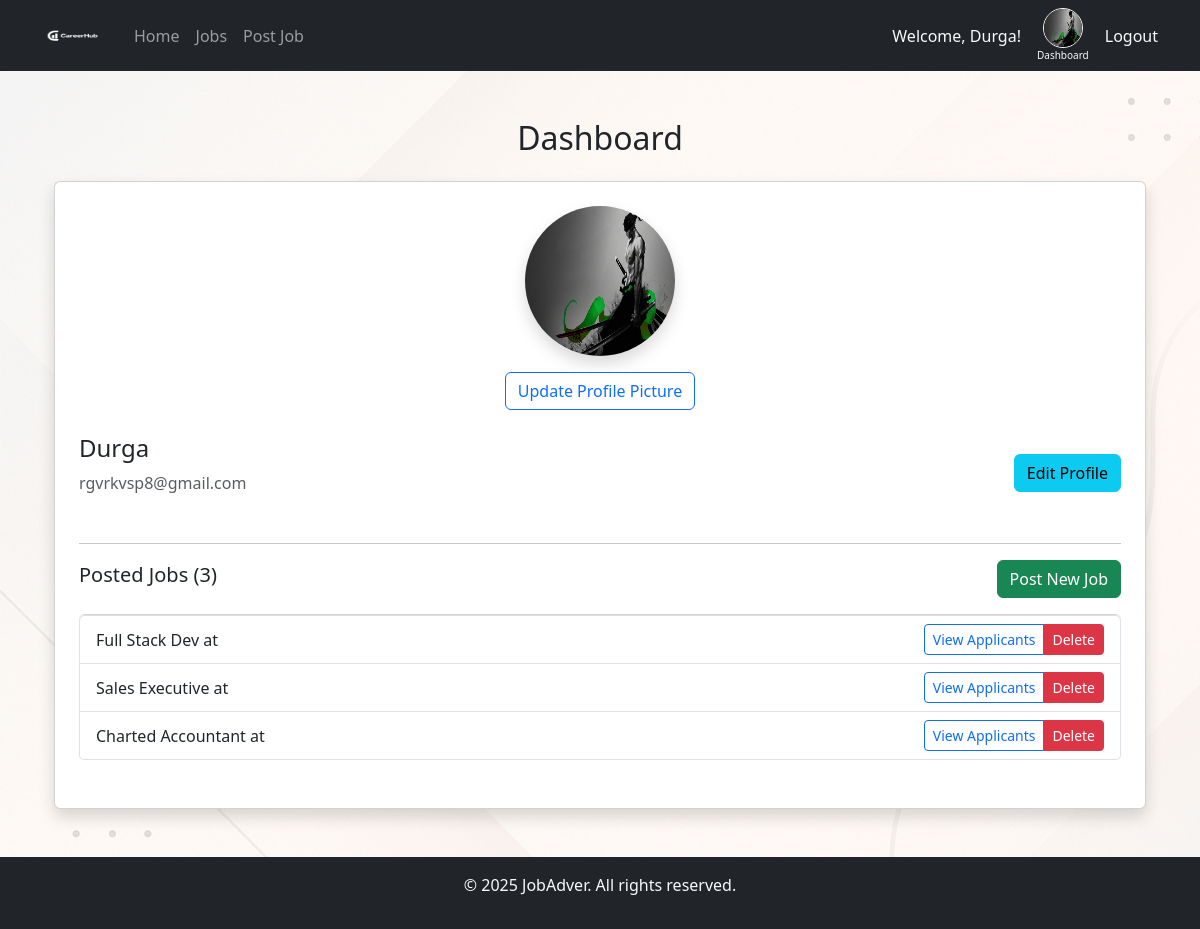
Page /dashboard/ (signed in) on the committed database.
### job_app/models.py (models this page shows, shortened)
class CustomUser(AbstractUser):
    USER_TYPE_CHOICES = (
        ('employer', 'Employer'),
        ('employee', 'Employee'),
    )
    user_type = models.CharField(max_length=10, choices=USER_TYPE_CHOICES, default='employee')

class Profile(models.Model):
    USER_TYPE_CHOICES = (
        ('employee', 'Employee'),
        ('employer', 'Employer'),
    )
    user = models.OneToOneField(settings.AUTH_USER_MODEL, on_delete=models.CASCADE)
    user_type = models.CharField(max_length=20, choices=USER_TYPE_CHOICES)
    profile_picture = models.ImageField(upload_to='profile_pics/', null=True, blank=True)

class Job(models.Model):
    JobRole = models.CharField(max_length=200)
    company = models.CharField(max_length=200)
    location = models.CharField(max_length=200)
    category = models.CharField(max_length=100)
    description = models.TextField()
    posted_on = models.DateTimeField(auto_now_add=True)
    posted_by = models.ForeignKey(settings.AUTH_USER_MODEL, on_delete=models.CASCADE)

### job_app/views.py (the view)
# urls.py: path('dashboard/', views.dashboard, name='dashboard'),
@login_required
def dashboard(request):
    user = request.user
    profile = get_object_or_404(Profile, user=user)
    if request.method == 'POST' and 'profile_picture' in request.FILES:
        profile.profile_picture = request.FILES['profile_picture']
        profile.save()
        messages.success(request, 'Profile picture updated successfully!')
        return redirect('dashboard')
    filled_fields = sum(bool(getattr(profile, field)) for field in ['profile_picture'])
    total_fields = 1
    completeness_percentage = int((filled_fields / total_fields) * 100)
    context = {
        'user': user,  # Ensure 'user' is passed for template conditionals
        'profile': profile,
        'completeness_percentage': completeness_percentage,
    }
    if request.user.user_type == 'employee':
        applied_jobs = JobApplication.objects.filter(applicant=user).select_related('job')
        context['applied_jobs'] = applied_jobs
        context['job_count'] = applied_jobs.count()
    elif request.user.user_type == 'employer':
        posted_jobs = Job.objects.filter(posted_by=user)
        context['posted_jobs'] = posted_jobs
        context['job_count'] = posted_jobs.count()
    return render(request, 'job_app/dashboard.html', context)

### job_app/templates/job_app/dashboard.html (shortened to what this page needs)
{% extends 'job_app/base.html' %}
{% load static %}
{% block content %}
<div class="container mt-5">
    <h2 class="text-center mb-4">Dashboard</h2>
    <div class="card p-4 shadow rounded">
        <div class="text-center mb-4">
            <img src="{{ user.profile.profile_picture.url|default_if_none:'/static/images/default_profile.png' }}"
                 alt="Profile Picture" class="rounded-circle shadow" width="150" height="150">
            <form method="POST" enctype="multipart/form-data">
                <button type="button" class="btn btn-outline-primary mt-3" onclick="document.getElementById('fileInput').click();">
                    Update Profile Picture
                </button>
            </form>
        </div>
        <div class="mb-3 d-flex justify-content-between align-items-center">
            <div>
                <h4>{{ user.username }}</h4>
                <p class="text-muted">{{ user.email }}</p>
            </div>
            <div>
                <a href="{% url 'edit_profile' %}" class="btn btn-info">Edit Profile</a>
            </div>
        </div>
        <hr>
        {% if user.profile.user_type == 'employee' %}
            <h5 class="mb-3">Applied Jobs ({{ job_count }})</h5>
            {% if applied_jobs %}
                <ul class="list-group mb-4">
                    {% for application in applied_jobs %}
                        <li class="list-group-item d-flex justify-content-between align-items-center">
                            {{ application.job.JobRole }} at {{ application.job.CompanyName }}
                            <a href="{% url 'job_detail' application.job.id %}" class="btn btn-sm btn-outline-primary">View Details</a>
                        </li>
                    {% endfor %}
                </ul>
            {% else %}
                <p class="text-muted">You haven't applied to any jobs yet.</p>
            {% endif %}
            {% elif user.profile.user_type == 'employer' %}
            <div class="d-flex justify-content-between align-items-center mb-3">
                <h5>Posted Jobs ({{ job_count }})</h5>
                <a href="{% url 'post_job' %}" class="btn btn-success">Post New Job</a>
            </div>
            {% if posted_jobs %}
                <ul class="list-group mb-4">
                    {% for job in posted_jobs %}
                        <li class="list-group-item d-flex justify-content-between align-items-center">
                            <div>
                                {{ job.JobRole }} at {{ job.CompanyName }}
                            </div>
                            <div class="btn-group">
                                <a href="{% url 'view_applicants' job.id %}" class="btn btn-outline-primary btn-sm">View Applicants</a>
                                <a href="{% url 'delete_job' job.id %}" class="btn btn-sm btn-danger"
                                   onclick="return confirm('Are you sure you want to delete this job?');">Delete</a>
                            </div>
                        </li>
                    {% endfor %}
                </ul>
            {% else %}
                <p class="text-muted">No jobs posted yet.</p>
            {% endif %}
        {% endif %}
    </div>
</div>
{% endblock %}

### job_app/templates/job_app/base.html (shortened to what this page needs)
<!DOCTYPE html>
<html lang="en">
<head>
    <link href="https://cdn.jsdelivr.net/npm/bootstrap@5.3.0/dist/css/bootstrap.min.css" rel="stylesheet">
    {% load static %}
    <link rel="stylesheet" type="text/css" href="{% static 'css/style.css' %}">
</head>
<body>
<nav class="navbar navbar-expand-lg navbar-dark bg-dark">
    <div class="container">
        <a class="navbar-brand d-flex align-items-center" href="/">
            <img src="{% static 'images/logo.png' %}" alt="CareerHub Logo" width="60" height="40" class="me-2">
        </a>
        <div class="collapse navbar-collapse" id="navbarNav">
            <ul class="navbar-nav me-auto">
                <li class="nav-item"><a class="nav-link" href="/">Home</a></li>
                <li class="nav-item"><a class="nav-link" href="/jobs/">Jobs</a></li>
                {% if user.is_authenticated and user.user_type == 'employer' %}
                    <li class="nav-item"><a class="nav-link" href="{% url 'post_job' %}">Post Job</a></li>
                {% endif %}
            </ul>
            {% if user.is_authenticated %}
            <div class="d-flex align-items-center">
                <span class="text-light me-3">Welcome, {{ user.username }}!</span>
                {% if user.profile.profile_picture %}
                <div class="d-flex flex-column align-items-center">
                    <a href="{% url 'dashboard' %}" class="nav-link p-0">
                        <img src="{{ user.profile.profile_picture.url }}" alt="Profile Picture"
                             class="rounded-circle border border-light" width="40" height="40">
                    </a>
                    <small class="text-light" style="font-size: 10px;">Dashboard</small>
                </div>
                {% endif %}
                <a class="nav-link text-light ms-3" href="#"
                onclick="event.preventDefault();
                         if (confirm('Are you sure you want to log out?')) {
                             document.getElementById('logout-form').submit();
                         }">
                 Logout
             </a>
         </div>
            {% else %}
            <ul class="navbar-nav">
                <li class="nav-item"><a class="nav-link" href="{% url 'login' %}">Login</a></li>
                <li class="nav-item"><a class="nav-link" href="{% url 'register' %}">Signup!</a></li>
            </ul>
            {% endif %}
        </div>
    </div>
</nav>
 <div class="container mt-4">
    {% block content %}{% endblock %}
</div>
<footer class="bg-dark text-light text-center p-3 mt-5">
    <p>&copy; 2025 JobAdver. All rights reserved.</p>
</footer>
</body>
</html>

### job_app/static/css/style.css (style rules this page uses)
body { background-image: url('/static/images/baground.png'); background-size: cover; background-repeat: no-repeat; background-attachment: fixed; }

### rows in the picture
CustomUser: username "Durga", profile.profile_picture (picture), email "rgvrkvsp8@gmail.com"
Job: JobRole "Full Stack Dev"
Job: JobRole "Sales Executive"
Job: JobRole "Charted Accountant"

### other values in the picture
{{ job_count }} "3"
